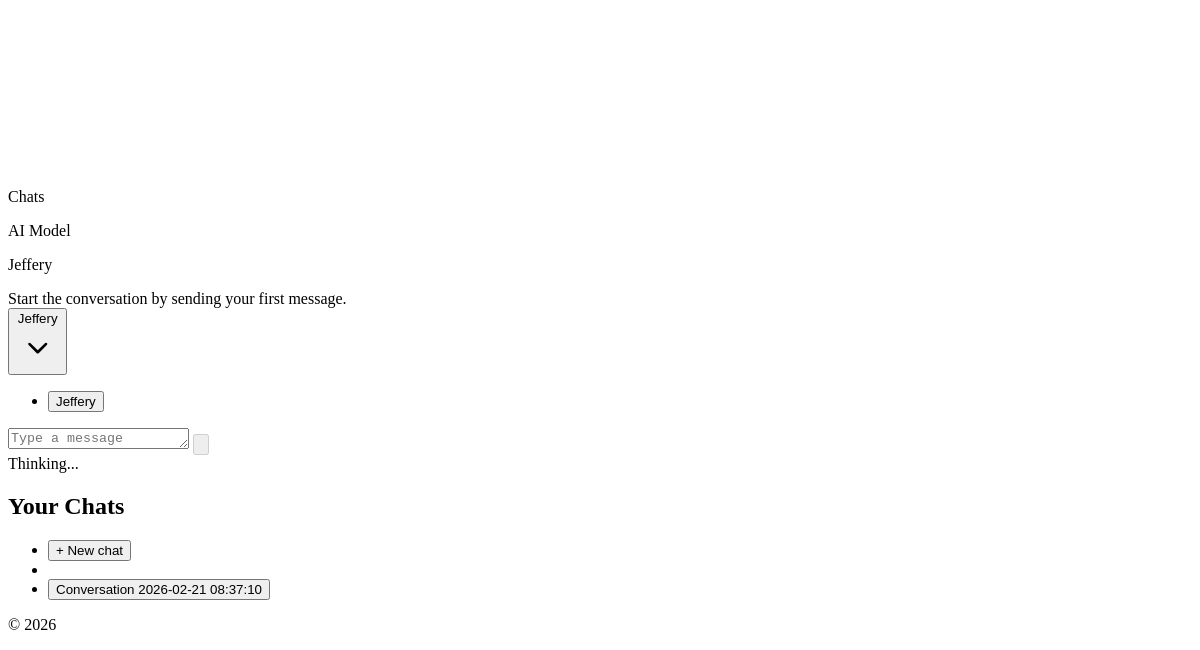
The page / (signed in, lower part) on the database as committed earlier.
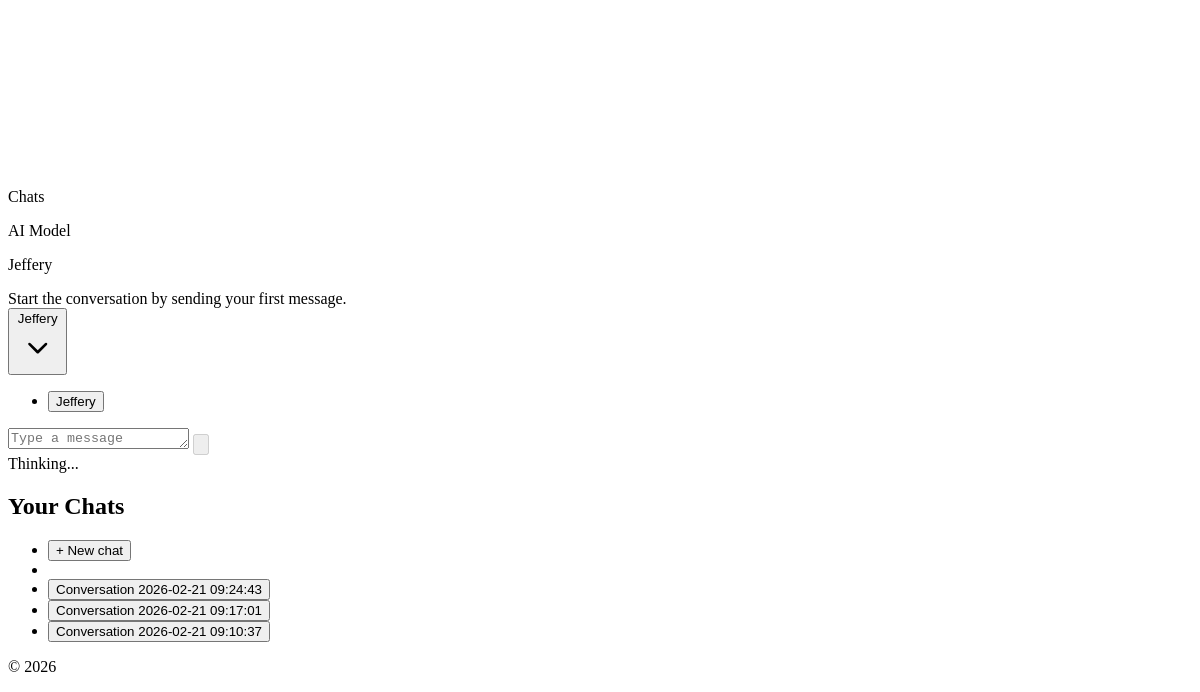
The same page on the database as committed later.
### ai_models/models.py (models this page shows, shortened)
class AIModel(models.Model):
    name = models.CharField(max_length=255)
    description = models.TextField()
    quirk = models.ManyToManyField('AIQuirk', related_name='quirks')

### conversations/models.py (models this page shows, shortened)
class Conversation(models.Model):
    title = models.CharField(max_length=255, blank=True, default="")
    user = models.ForeignKey('accounts.User', on_delete=models.CASCADE, related_name='conversations')
    model = models.ForeignKey('ai_models.AIModel', on_delete=models.SET_NULL, null=True, blank=True)
    created_at = models.DateTimeField(auto_now_add=True)

### conversations/views.py (the view)
# urls.py: path('', views.MainPageView.as_view(), name='main_page'),
class MainPageView(LoginRequiredMixin, View):
    def get(self, request):
        conversation_id = request.GET.get("conversation_id")
        conversation = self._get_requested_conversation(request)
        if conversation_id and conversation is None:
            response = redirect(reverse("main_page"))
            if getattr(request, "htmx", False):
                response["HX-Redirect"] = reverse("main_page")
            return response
        messages = conversation.messages.order_by("timestamp") if conversation else []
        ai_models = AIModel.objects.order_by("name")
        selected_model = conversation.model if conversation else ai_models.order_by("?").first()
        model_locked = conversation.messages.exists() if conversation else False
        user_conversations = request.user.conversations.order_by("-created_at")
        context = {
            "conversation": conversation,
            "messages": messages,
            "ai_models": ai_models,
            "selected_model": selected_model,
            "model_locked": model_locked,
            "user_conversations": user_conversations,
        }
        template_name = (
            "conversations/partials/conversation_layout.html"
            if getattr(request, "htmx", False)
            else "conversations/main_page.html"
        )
        return render(request, template_name, context)
    def _get_requested_conversation(self, request):
        conversation_id = request.GET.get("conversation_id")
        if not conversation_id:
            return None
        try:
            return Conversation.objects.filter(id=conversation_id, user=request.user).first()
        except (TypeError, ValueError):
            return None

### conversations/templates/conversations/main_page.html (shortened to what this page needs)
{% extends 'base.html' %}
{% load static %}
{% block content %}
<section class="mx-auto w-full max-w-6xl px-4 py-6 md:py-10">
    {% include 'conversations/partials/conversation_layout.html' %}
</section>
{% endblock %}

### templates/base.html (shortened to what this page needs)
{% load static django_vite %}
{% load django_htmx %}
<!DOCTYPE html>
{% block theme %}
<html lang="en" class="h-full" data-theme="ai">
{% endblock %}
<head>
</head>
<body class="min-h-screen flex flex-col" hx-headers='{"x-csrftoken": "{{ csrf_token }}"}'>
    <main class="flex-grow">
        {% block content %}{% endblock %}
    </main>
    <footer class="p-6 mt-4">
        <div class="flex flex-col items-center font-sans">
            <p class="text-lg">© 2026</p>
        </div>
    </footer>
</body>
</html>

### conversations/templates/conversations/partials/conversation_layout.html (shortened to what this page needs)
<div id="conversation-layout" class="drawer rounded-3xl">
    <div class="drawer-content flex min-w-0 flex-col gap-3">
        <div class="flex items-center gap-2">
            <label for="chat-drawer-toggle" class="btn btn-ghost btn-sm drawer-button" aria-label="Open chat list">
            </label>
            <p class="text-sm font-medium text-base-content/70">Chats</p>
        </div>
        {% include 'conversations/partials/chat_shell.html' %}
    </div>
    <div class="drawer-side z-30">
        <aside class="h-full w-80 bg-base-200 p-4">
            <h2 class="mb-3 text-sm font-semibold uppercase tracking-wide text-base-content/60">Your Chats</h2>
            <ul class="menu w-full gap-1 rounded-box bg-base-100 p-2">
                <li>
                    <button
                        type="button"
                        data-chat-link
                        class="font-semibold"
                        hx-get="{% url 'main_page' %}"
                        hx-target="#conversation-layout"
                        hx-swap="outerHTML"
                        hx-push-url="true"
                    >
                        + New chat
                    </button>
                </li>
                <li class="pointer-events-none my-1 border-t border-base-300"></li>
                {% for user_conversation in user_conversations %}
                    <li>
                        <button
                            type="button"
                            data-chat-link
                            class="{% if conversation and user_conversation.id == conversation.id %}active{% endif %}"
                            hx-get="{% url 'main_page' %}?conversation_id={{ user_conversation.id }}"
                            hx-target="#conversation-layout"
                            hx-swap="outerHTML"
                            hx-push-url="true"
                        >
                            {{ user_conversation.title }}
                        </button>
                    </li>
                {% empty %}
                    <li><span class="opacity-60">No chats yet</span></li>
                {% endfor %}
            </ul>
        </aside>
    </div>
</div>

### conversations/templates/conversations/partials/chat_shell.html
<div id="chat-shell" class="card w-full rounded-3xl bg-base-200/80 shadow-xl ring-1 ring-base-300">
    <div class="card-body gap-4 p-4 md:p-6">
        {% include 'conversations/partials/model_selector.html' %}
        {% include 'conversations/partials/message_history.html' %}
        {% include 'conversations/partials/chat_form.html' %}
    </div>
</div>

### conversations/templates/conversations/partials/model_selector.html (shortened to what this page needs)
<div class="flex items-center justify-between gap-3">
    <div>
        <p class="text-xs font-semibold uppercase tracking-wide text-base-content/60">AI Model</p>
        <p id="selected-model-name" class="text-sm font-medium">
            {% if selected_model %}
                {{ selected_model.name }}
            {% else %}
                No models available
            {% endif %}
        </p>
    </div>
</div>

### conversations/templates/conversations/partials/message_history.html (shortened to what this page needs)
<div id="message-history" class="h-[56vh] overflow-y-auto rounded-2xl bg-base-100 p-3 md:p-4">
    {% if messages %}
        <div class="space-y-3">
            {% for message in messages %}
                <div class="chat {% if message.sender == 'user' %}chat-end{% else %}chat-start{% endif %}">
                    <div class="chat-bubble {% if message.sender == 'user' %}chat-bubble-primary{% elif message.sender == 'ai' %}chat-bubble-secondary{% else %}chat-bubble-neutral{% endif %}">
                        {{ message.content|linebreaksbr }}
                    </div>
                </div>
            {% endfor %}
        </div>
    {% else %}
        <div class="flex h-full items-center justify-center text-sm text-base-content/60">
            Start the conversation by sending your first message.
        </div>
    {% endif %}
</div>

### conversations/templates/conversations/partials/chat_form.html (shortened to what this page needs)
<form
    id="chat-form"
    class="relative rounded-2xl bg-base-100 p-2 pt-10 md:p-3 md:pt-10"
    hx-post="{% url 'send_message' %}"
    hx-target="#conversation-layout"
    hx-swap="outerHTML"
>
    <div class="dropdown absolute left-2 top-2 z-20 md:left-3 {% if model_locked or not ai_models %}dropdown-disabled{% endif %}">
        <button
            type="button"
            tabindex="{% if model_locked or not ai_models %}-1{% else %}0{% endif %}"
            class="btn btn-sm rounded-full border-base-300 bg-base-200 px-3 font-medium normal-case {% if model_locked or not ai_models %}btn-disabled{% endif %}"
            aria-label="Choose AI model"
        >
            <span id="chat-model-label">
                {% if selected_model %}
                    {{ selected_model.name }}
                {% else %}
                    Select model
                {% endif %}
            </span>
            <svg xmlns="http://www.w3.org/2000/svg" viewBox="0 0 24 24" fill="currentColor" class="ml-1 h-4 w-4">
                <path d="M12 15.25a.74.74 0 0 1-.53-.22l-4.5-4.5a.75.75 0 1 1 1.06-1.06L12 13.44l3.97-3.97a.75.75 0 1 1 1.06 1.06l-4.5 4.5a.74.74 0 0 1-.53.22Z"/>
            </svg>
        </button>
        <ul tabindex="0" class="menu dropdown-content mt-2 w-64 rounded-box bg-base-100 p-2 shadow">
            {% for ai_model in ai_models %}
                <li>
                    <button
                        type="button"
                        class="model-option {% if selected_model and ai_model.id == selected_model.id %}active{% endif %}"
                        data-model-id="{{ ai_model.id }}"
                        data-model-name="{{ ai_model.name }}"
                    >
                        {{ ai_model.name }}
                    </button>
                </li>
            {% empty %}
                <li><span class="opacity-60">No models configured</span></li>
            {% endfor %}
        </ul>
    </div>
    <div class="flex items-end gap-2">
        <textarea
            id="chat-input"
            class="textarea h-14 flex-1 resize-none rounded-2xl border-base-300 leading-relaxed"
            name="content"
            rows="1"
            placeholder="Type a message"
            required
        ></textarea>
        <button
            id="chat-submit"
            class="btn btn-primary btn-circle"
            type="submit"
            disabled
            aria-label="Send message"
        >
        </button>
        <div id="chat-waiting" class="hidden items-center gap-2 text-xs text-base-content/70">
            <span>Thinking...</span>
        </div>
    </div>
</form>

Rows that differ between the two databases and show on the page:
removed Conversation: title "Conversation 2026-02-21 08:37:10"
added Conversation: title "Conversation 2026-02-21 09:24:43"
added Conversation: title "Conversation 2026-02-21 09:17:01"
added Conversation: title "Conversation 2026-02-21 09:10:37"
